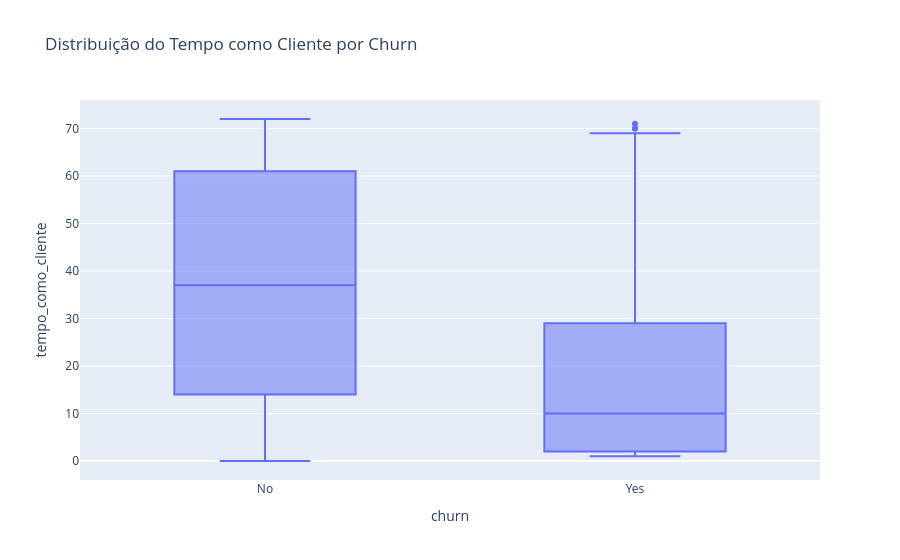

Notebook cell for this chart:
### Markdown cell above
# 4) Realize a etapa da análise bivariada:
A) Questione pelo menos 5 informações e traga as respostas utilizando visuais gráficos e insights.

Clientes mais recentes estão mais propensos ao churn? Dentro dos dados é possível verificar que muitos clientes deixam a empresa logo no início. Passando dos 37 meses os clientes tendem a nao deixar o serviço apenas alguns poucos. Portanto, é preciso ter um olhar atento para os clientes mais novos para evitar a evasão. 
<br>
Clientes com maior valor de pagamento mensal estão mais propensos ao churn? Sim, a maior parte dos clientes paga entre 31 e 84 se mantém contratando os serviços da empresa. Entretanto, também é possível observar que os clientes que dão churn estão distribuídos com os maiores pagamentos mensais entre 70 e 93 e alguns poucos abaixo de 35 o que pode ser um indicativo dos clientes novos que cancelaram os serviços.
<br>
O tipo de contrato influencia o churn? Sim, os clientes com contrato mensal apresentam uma tendência maior a cancelarem o serviço quando comparados aos outros tipos de contrato e também representam uma parte significativa da base de clientes presente no banco de dados. 
<br>
Clientes que já pagaram mais fazem menos churn? Sim, clientes com maior valor total pago tendem a permanecer na empresa. Mas, isso não significa necessariamente que pagar mais reduz o churn. Esse padrão provavelmente é resultado de que clientes mais antigos acumulam maior valor ao longo do tempo, enquanto clientes mais recentes com menor valor pago tendem a pedir o cancelamento.
<br>
O suporte técnico impacta o churn? Sim, a presença de suporte técnico está associada a menores níveis de churn, já que os clientes sem suporte tendem a fazer mais cancelamentos.
<br>

B) Quais variáveis você acredita serem as mais importantes para esse projetos relacionadas a variável Churn? As usadas inicialmente para criação das hipóteses. Mas com destaque para as variáveis suporte técnico e tipo de contrato que indicaram a evasão e clientes de forma mais acentuada em contratos mensais e acesso a suporte para resolução de problemas.

### Code cell
fig = px.box(
    df,
    x='churn',
    y='tempo_como_cliente',
    title='Tempo como Cliente por Churn'
)

fig.show()

### Figure 1 — Plotly figure (JSON) as saved in the notebook; plotly's stock layout.template omitted (floating-point values rounded to 4 significant figures; data arrays with more than 128 entries replaced by an {"elided": "..."} marker saying what was removed)
{"data": [{"alignmentgroup": "True", "hovertemplate": "churn=%{x}<br>tempo_como_cliente=%{y}<extra></extra>", "legendgroup": "", "marker": {"color": "#636efa"}, "name": "", "notched": false, "offsetgroup": "", "orientation": "v", "showlegend": false, "type": "box", "x": {"elided": "2488 str values"}, "x0": " ", "xaxis": "x", "y": {"elided": "2488 int values"}, "y0": " ", "yaxis": "y"}], "layout": {"boxmode": "group", "legend": {"tracegroupgap": 0}, "title": {"text": "Distribuição do Tempo como Cliente por Churn"}, "xaxis": {"anchor": "y", "domain": [0, 1], "title": {"text": "churn"}}, "yaxis": {"anchor": "x", "domain": [0, 1], "title": {"text": "tempo_como_cliente"}}}}
